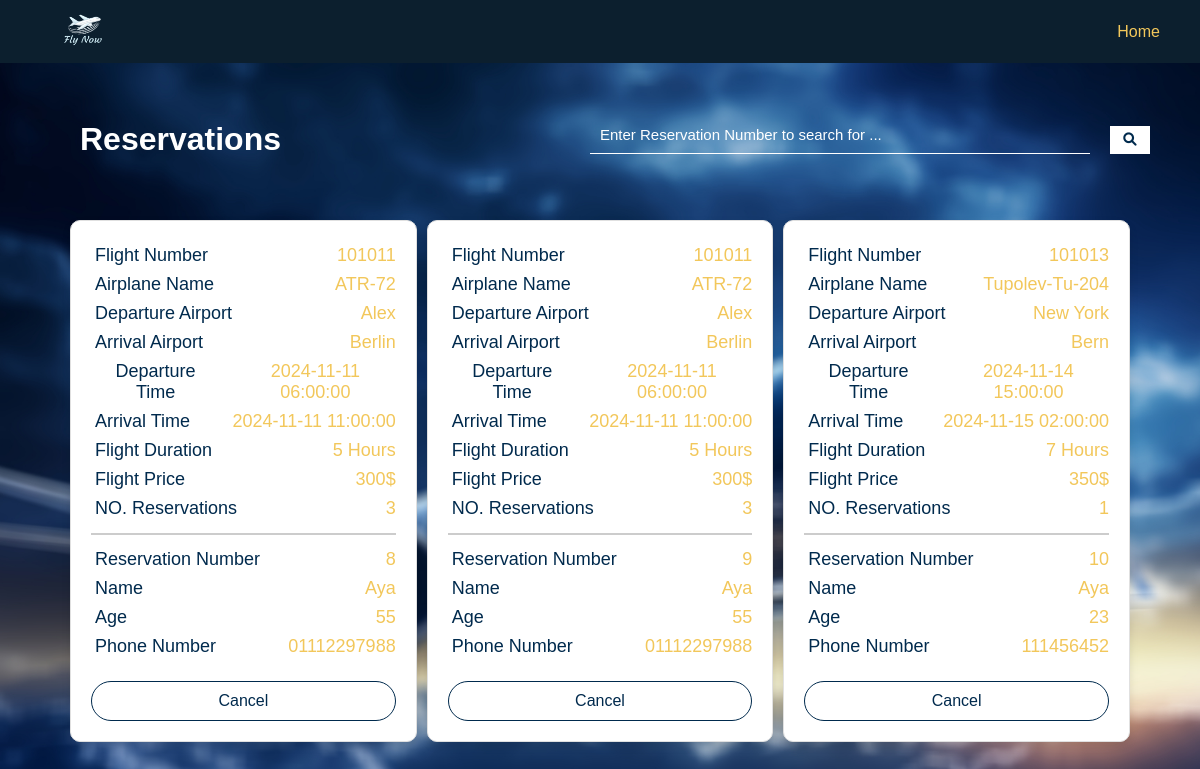
The page /reservations (signed in) on the database its author committed.
### models/flight.py (models this page shows, shortened)
class Flight(db.Model):
    __tablename__ = 'flights'
    id = db.Column(db.Integer, primary_key=True)
    flight_number = db.Column(db.Integer, unique=True)
    airplane_name = db.Column(db.String)
    departure_airport = db.Column(db.String)
    arrival_airport = db.Column(db.String)
    departure_time = db.Column(db.DateTime)
    arrival_time = db.Column(db.DateTime)
    flight_duration = db.Column(db.String)
    flight_capacity = db.Column(db.Integer)
    flight_price = db.Column(db.Integer)
    @property
    def is_old_flight(self):
        return self.departure_time < datetime.now()
    def to_dict(self):
        return {
            "id": self.id,
            "flight_number": self.flight_number,
            "airplane_name": self.airplane_name,
            "departure_airport": self.departure_airport,
            "arrival_airport": self.arrival_airport,
            "departure_time": self.departure_time,
            "arrival_time": self.arrival_time,
            "flight_duration": self.flight_duration,
            "flight_capacity": self.flight_capacity,
            "flight_price": self.flight_price,
            "is_old_flight": self.is_old_flight
        }

### models/booking.py (models this page shows, shortened)
class Booking(db.Model):
    __tablename__ = 'bookings'
    id = db.Column(db.Integer, primary_key=True)
    flight_number = db.Column(db.Integer, db.ForeignKey('flights.flight_number'))
    user_id = db.Column(db.Integer,db.ForeignKey('users.user_id'))
    name = db.Column(db.String)
    age = db.Column(db.Integer)
    phone_number = db.Column(db.String)
    def __init__(self, flight_number='', user_id='', name='', age='', phone_number=''):
        self.flight_number = flight_number
        self.user_id = int(user_id)if user_id else None
        self.name = name
        self.age = int(age)if age else None
        self.phone_number = phone_number
    def get_bookings(self):
        try:
            bookings = Booking.query.filter_by(user_id=self.user_id).all()
            current_time = datetime.now()
            user_flights = []
            for booking in bookings:
                flight = Flight.query.filter_by(flight_number=booking.flight_number).first()
                if flight and flight.departure_time >= current_time:
                    flight_dict = flight.to_dict()
                    flight_dict['reservation_id'] = booking.id
                    flight_dict['name'] = booking.name
                    flight_dict['age'] = booking.age
                    flight_dict['phone_number'] = booking.phone_number
                    user_flights.append(flight_dict)
            return user_flights if user_flights else None
        except Exception as e:
            return None

### app.py (the view)
@app.route("/reservations")
def reservationspage():
    user_id = session['user']
    booking = Booking(user_id=user_id)
    bookings = booking.get_bookings()
    return render_template('reservations.html', bookings=bookings, admin=False, search=False,flight_number='')

### templates/reservations.html (shortened to what this page needs)
<!DOCTYPE html>
<html lang="en">
  <head>
    <link rel="stylesheet" href="static/styles.css" />
    <link rel="stylesheet" href="static/navbarstyles.css" />
    <link rel="stylesheet" href="https://cdnjs.cloudflare.com/ajax/libs/font-awesome/6.0.0-beta3/css/all.min.css">
  </head>
  <body>
    <div id="nav-bar">
      <img src="static/logo.png" width="120px" alt="fly now" />
      <a class="nav-a" href="/">Home </a>
    </div>
    <header>
      <h1 id="home-header">Reservations</h1>
      <form action="/search-reservation" method="get">
        <input placeholder="Enter Reservation Number to search for ..." type="number" name="q" />
        <button type="submit" class="search-button">
          <i class="fas fa-search"></i>
        </button>
      </form>
    </header>
    {% if bookings %}
    {% if bookings[0] is not none %}
    <div id="content">
          {% for booking in bookings %}
            <div class="flight-card">
              <div class="flight-card-content">
                <p>Flight Number</p>
                <span class="flight-number">{{ booking.flight_number }}</span>
              </div>
              <div class="flight-card-content">
                <p>Airplane Name</p>
                <span>{{ booking.airplane_name }}</span>
              </div>
              <div class="flight-card-content">
                <p>Departure Airport</p>
                <span>{{ booking.departure_airport }}</span>
              </div>
              <div class="flight-card-content">
                <p>Arrival Airport</p>
                <span>{{ booking.arrival_airport }}</span>
              </div>
              <div class="flight-card-content">
                <p>Departure Time</p>
                <span>{{ booking.departure_time }}</span>
              </div>
              <div class="flight-card-content">
                <p>Arrival Time</p>
                <span>{{ booking.arrival_time }}</span>
              </div>
              <div class="flight-card-content">
                <p>Flight Duration</p>
                <span>{{ booking.flight_duration }}</span>
              </div>
              <div class="flight-card-content">
                <p>Flight Price</p>
                <span>{{ booking.flight_price }}$</span>
              </div>
              <div class="flight-card-content">
                <p>NO. Reservations</p>
                <span>{{ booking.flight_capacity }}</span>
              </div>
              <hr style="border: 1px solid #ccc; margin: 10px 0;">
              <div class="flight-card-content">
                <p>Reservation Number</p>
                <span>{{ booking.reservation_id }}</span>
              </div>
              <div class="flight-card-content">
                <p>Name</p>
                <span>{{ booking.name }}</span>
              </div>
              <div class="flight-card-content">
                <p>Age</p>
                <span>{{ booking.age }}</span>
              </div>
              <div class="flight-card-content">
                <p>Phone Number</p>
                <span>{{ booking.phone_number }}</span>
              </div>
              {% if not admin %}
                <div class="cancel-button">
                  <a href="/delete-booking?reservation_id={{ booking.reservation_id }}&flight_number={{ booking.flight_number }}">Cancel</a>
                </div>
              {% endif %}
            </div>
          {% endfor %}
    </div>
        {% else %}
          <div class="flex-center">
            <img src="static/robo.png" width="300px" alt="no-result-found">
          </div>
          <h1 style="margin: 10px;">No Bookings with this Reservation Number!</h1>
        {% endif %}
      {% endif %}
  </body>
</html>

### static/styles.css (style rules this page uses)
html { height: 100%; }
body { font-family: Arial, Helvetica, sans-serif; padding: 0; margin: 0; overflow-x: hidden; width: 100%; background: url("4.jpg") no-repeat center center fixed; background-size: cover; font-family: sans-serif; height: 100%; }
* { box-sizing: border-box; }
#home-header { text-align: left; margin-left: 30px; }
#content { padding-right: 50px; padding-left: 50px; margin: 20px; display: grid; grid-template-columns: repeat(3, 1fr); gap: 10px; }
p { font-size: 18px; color: #000; }
span { color: #f2c75b; font-size: 18px; text-transform: capitalize; }
.flight-card { background-color: white; border-radius: 10px; box-shadow: 0 4px 8px rgba(0, 0, 0, 0.1); padding: 20px; margin: 20px auto; max-width: 400px; border: 1px solid #e0e0e0; text-align: center; display: flex; flex-direction: column; justify-content: space-between; }
.flight-card p { color: #002a4d; padding: 2px; margin: 2px; }
h1 { text-align: center; color: white; }
.flight-card .flight-card-content { display: flex; flex-direction: row; justify-content: space-between; align-items: center; gap: 15px; }
.flight-card .submit-button, .flight-card .cancel-button, .flight-card .edit-delete-div { align-self: center; }
.cancel-button { width: 100%; border-radius: 20px; cursor: pointer; display: flex; margin-top: 20px; justify-content: center; border: 1px solid #002a4d; }
.cancel-button a { color: #002a4d; text-decoration: none; padding: 10px; }
button { background-color: #fff; color: #002a4d; width: 40px; padding: 7px; display: flex; align-items: center; justify-content: center; border: 0; outline: none; cursor: pointer; }
input::placeholder { color: white; opacity: 1; }
header { display: flex; flex-direction: row; justify-content: space-between; margin-top: 100px; padding-right: 50px; padding-left: 50px; }
header form { display: flex; flex-direction: row; align-items: center; justify-content: space-between; }
header input { width: 500px; display: block; background: none; margin-right: 20px; border: 0; border-bottom: 1px solid #fff; padding: 10px; margin-bottom: 10px; color: #fff; box-sizing: border-box; font-size: 15px; outline: none; }

### static/navbarstyles.css (style rules this page uses)
#nav-bar { background-color: #0C1F2E; width: 100%; margin: 0; top: 0; left: 0; height: 7%; position: fixed; display: flex; align-items: center; justify-content: space-between; padding-left: 20px; z-index: 10; }
.nav-a { color: #f2c75b; margin-right: 30px; text-decoration: none; padding: 10px; }

### rows shown on the page
Flight: flight_number "101011" "101011", airplane_name "ATR-72" "ATR-72", departure_airport "Alex" "Alex", arrival_airport "Berlin" "Berlin", departure_time "2024-11-11 06:00:00" "2024-11-11 06:00:00", arrival_time "2024-11-11 11:00:00" "2024-11-11 11:00:00", flight_duration "5 Hours" "5 Hours", flight_price "300" "300"
Booking: name "Aya", phone_number "01112297988"
Booking: name "Aya", phone_number "01112297988"
Flight: flight_number "101013", airplane_name "Tupolev-Tu-204", departure_airport "New York", arrival_airport "Bern", departure_time "2024-11-14 15:00:00", arrival_time "2024-11-15 02:00:00", flight_duration "7 Hours", flight_price "350"
Booking: name "Aya", phone_number "111456452"

### other values the page prints
{{ booking.flight_capacity }} "3" "3" "1"
{{ booking.reservation_id }} "8" "9" "10"
{{ booking.age }} "55" "55" "23"
